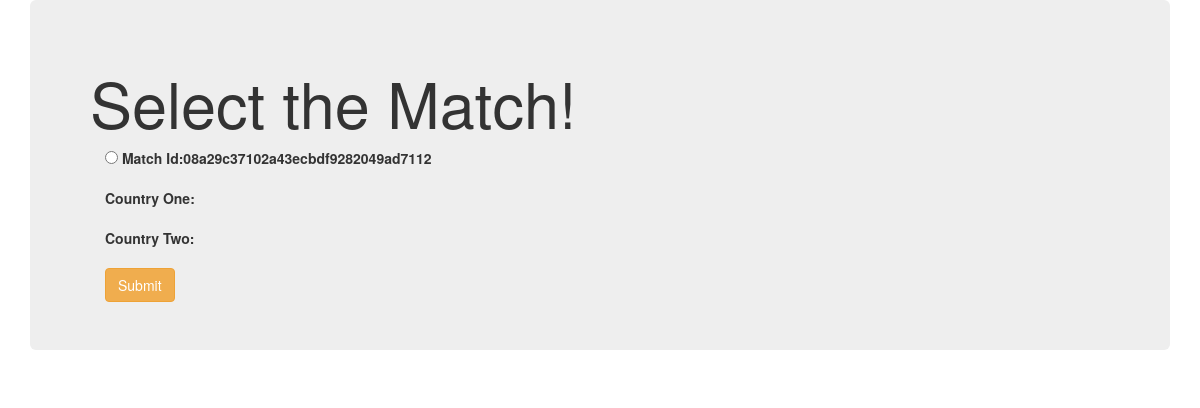
The app's page /edit_selection/, older data.
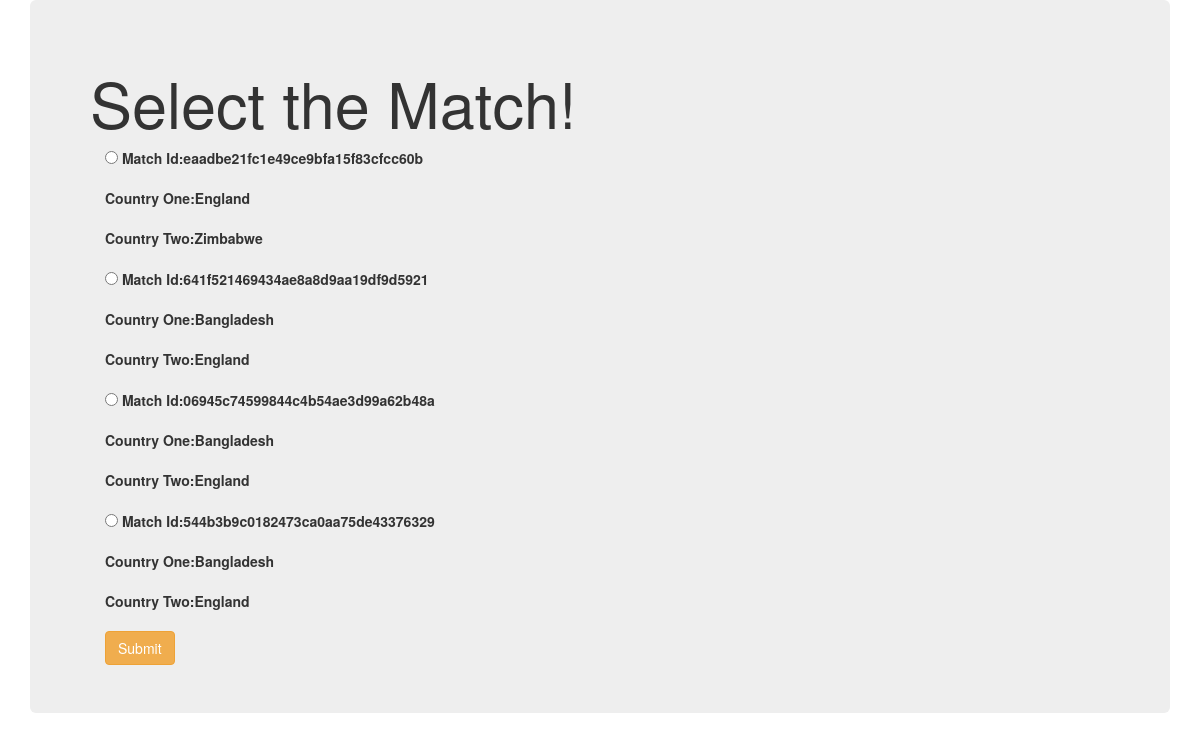
The same page, newer data.
### Yorking/models.py (models this page shows)
class match_user(models.Model):
    match_id=models.CharField(primary_key=True,default=uuid_hex,max_length=100,editable=False)
    country1=models.CharField(max_length=200)
    country2=models.CharField(max_length=200)
    status=models.CharField(max_length=200,default='Not occured')

### Yorking/views.py (the view)
# urls.py: path('edit_selection/',views.edit_selection,name='edit'),
def edit_selection(request):
    match_user_obj=match_user.objects.filter(status__exact='Not occured')
    return render(request,'Yorking/edit_selection.html',{'matchcountries':match_user_obj})

### templates/Yorking/edit_selection.html (shortened to what this page needs)
<!DOCTYPE html>
{% load static %}
<html lang="en" dir="ltr">
  <head>
    <link rel="stylesheet" href="https://maxcdn.bootstrapcdn.com/bootstrap/3.3.7/css/bootstrap.min.css">
  </head>
  <body>
    <div class="container">
      <div class="jumbotron">
        <h1>Select the Match!</h1>
        <div class="container">
          <form action="{% url 'Yorking:playerperfomance' %}" method="POST">
            {% for i in matchcountries %}
            <div class="form-group">
              <input type="radio" name="matchid" value={{i.match_id}}>
              <label for="player">Match Id:{{i.match_id}}</label><p></p>
              <label for="player">Country One:{{i.country1}}</label><p></p>
              <label for="player">Country Two:{{i.country2}}</label><p></p>
            </div>
            {% endfor %}
            <button type="submit" name='submit' class="btn btn-warning margin-bottom button">Submit</button>
          </form>
        </div>
      </div>
    </div>
  </body>
</html>

Row changes from the older to the newer data that the page shows:
removed match_user: match_id "08a29c37102a43ecbdf9282049ad7112"
added match_user: match_id "eaadbe21fc1e49ce9bfa15f83cfcc60b", country1 "England", country2 "Zimbabwe"
added match_user: match_id "641f521469434ae8a8d9aa19df9d5921", country1 "Bangladesh", country2 "England"
added match_user: match_id "06945c74599844c4b54ae3d99a62b48a", country1 "Bangladesh", country2 "England"
added match_user: match_id "544b3b9c0182473ca0aa75de43376329", country1 "Bangladesh", country2 "England"
